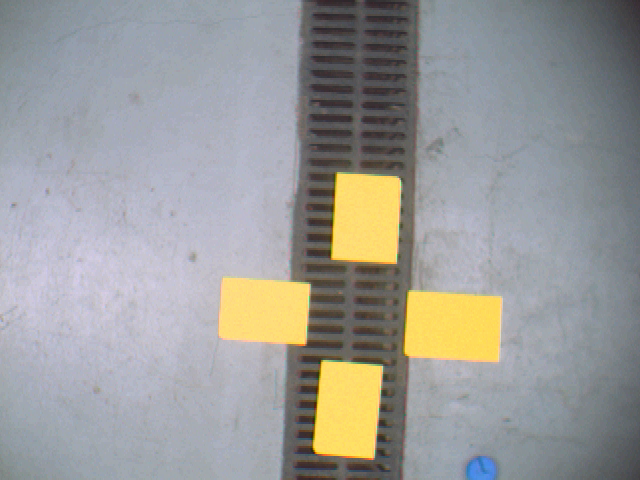
#> input picture notebooks/1_segmentacao/Q2/yellowtargets.png, 640 x 480 px
$ jupyter execute Q2.ipynb
#> lines starting #> are read from the running program, lines starting #| are printed output that depends on the picture; after the words box and inside, x2 and y2 are one past the last pixel; in counts of white or black regions, pixels touching at a corner belong together
Questão 2

[cell 1]
import cv2 as cv
import numpy as np
from sklearn.cluster import KMeans
from matplotlib import pyplot as plt

img = cv.imread('yellowtargets.png',0)
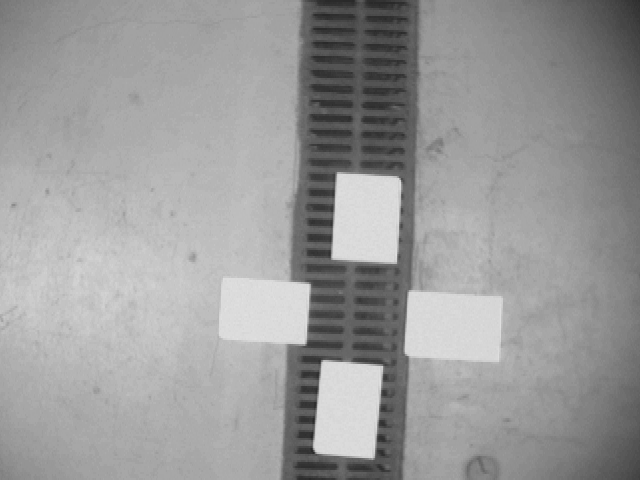
#> img: shape (480, 640); min 37, max 225, mean 154.4
# img = cv.cvtColor(img, cv.COLOR_BGR2RGB)
img.shape
#> Out = (480, 640)

[cell 2]
vectorized = img.reshape((-1,3))
vectorized = np.float32(vectorized)

[cell 3]
attempts = 10
K = 2
# Define criteria = ( type, max_iter = 10 , epsilon = 1.0 )
criteria = (cv.TERM_CRITERIA_MAX_ITER, 10, 1.0)
# criteria = (cv.TERM_CRITERIA_EPS + cv.TERM_CRITERIA_MAX_ITER, 10, 1.0)

# ret, label, center = cv.kmeans(vectorized, K, None, criteria, attempts, cv.KMEANS_PP_CENTERS)

kmeans = KMeans(n_clusters=2, random_state=0).fit(vectorized)
ret = kmeans.predict(vectorized)
label = kmeans.labels_
center = kmeans.cluster_centers_
#> center = [[173.7, 173.9, 173.8], [98.47, 98.18, 98.46]]

center = np.uint8(center)
#> center = [[173, 173, 173], [98, 98, 98]]

res = center[label.flatten()]
result_image = res.reshape((img.shape))
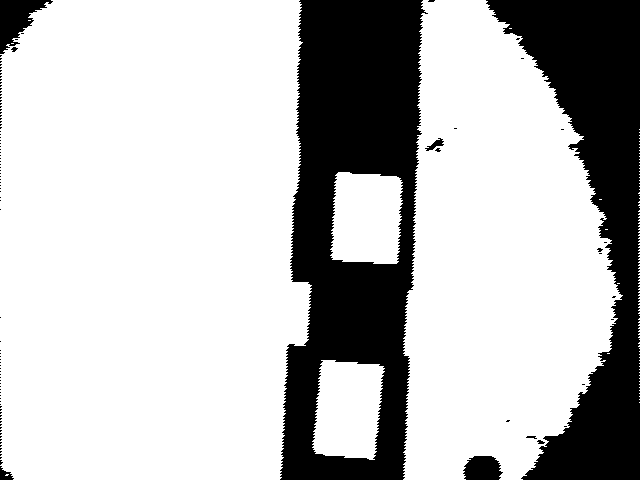
#> result_image: shape (480, 640); values 98 (black) and 173 (white), 74.3% white; 114 black regions (105 under 20 px), largest, box (x1, y1, x2, y2) and area: (280, 0, 428, 480) 44811, (486, 0, 640, 480) 31539, (0, 0, 53, 54) 1395

plt.subplot(2, 2, 4)
plt.imshow(result_image)
plt.title('K = ' + str(K))
plt.xticks([])
plt.yticks([])
plt.show()

$ run again, with notebooks/1_segmentacao/Q2/gonzalez-flower.png copied over notebooks/1_segmentacao/Q2/yellowtargets.png
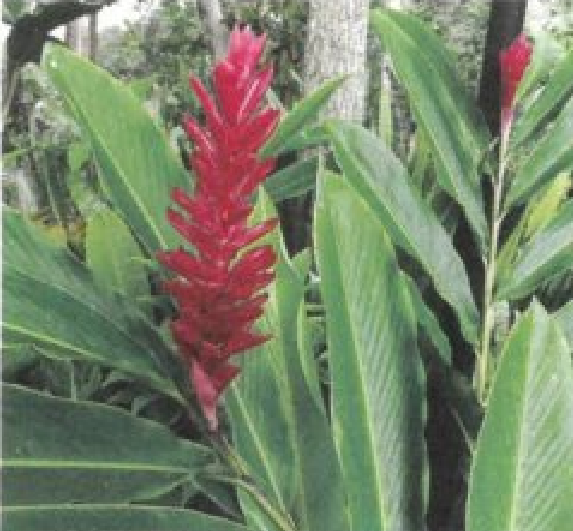
#> input picture notebooks/1_segmentacao/Q2/gonzalez-flower.png, 573 x 531 px
#> `img = cv.imread('yellowtargets.png',0)`:
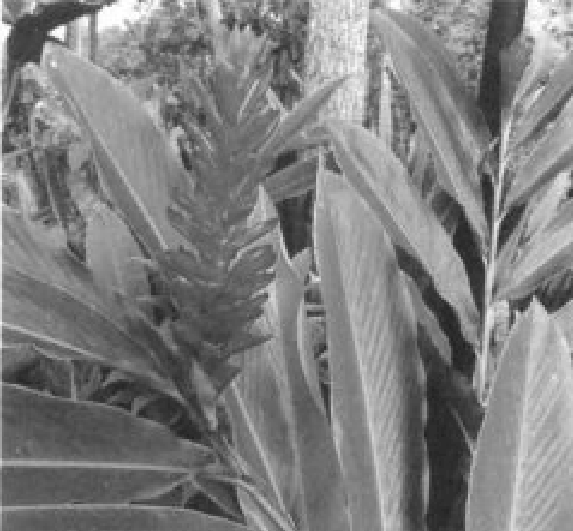
#> img: shape (531, 573); min 34, max 255, mean 127.9
#> `center = kmeans.cluster_centers_`: center = [[95, 94.37, 94.85], [161.4, 161.6, 160.8]]
#> `center = np.uint8(center)`: center = [[94, 94, 94], [161, 161, 160]]
#> `result_image = res.reshape((img.shape))`:
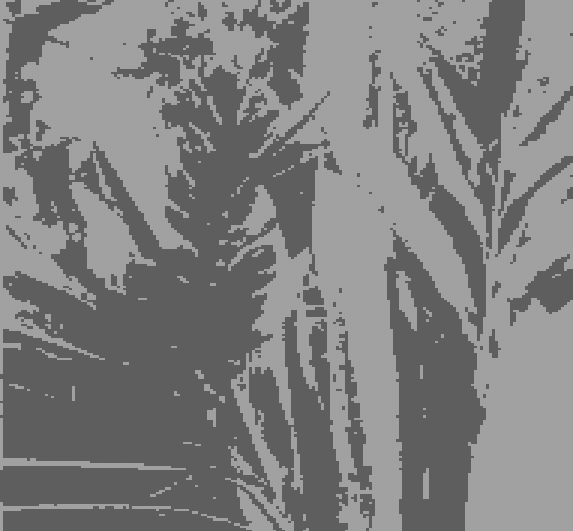
#> result_image: shape (531, 573); min 94, max 161, mean 127.2

$ run again, with notebooks/1_segmentacao/Q2/Alpinia-purpurata-2.jpg saved as notebooks/1_segmentacao/Q2/yellowtargets.png
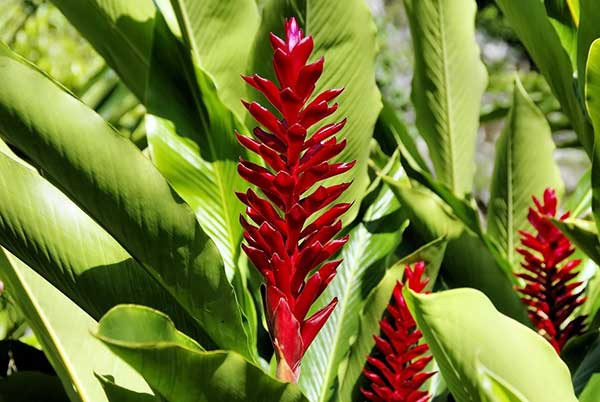
#> input picture notebooks/1_segmentacao/Q2/Alpinia-purpurata-2.jpg, 600 x 402 px
#> `img = cv.imread('yellowtargets.png',0)`:
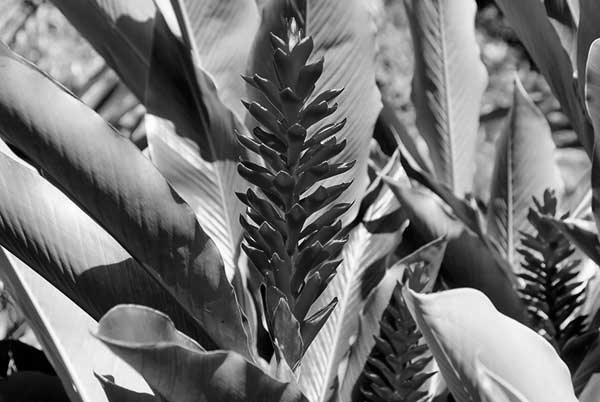
#> img: shape (402, 600); min 0, max 255, mean 115.5
#> `center = kmeans.cluster_centers_`: center = [[57.47, 56.04, 57.22], [178.7, 180.2, 178.8]]
#> `center = np.uint8(center)`: center = [[57, 56, 57], [178, 180, 178]]
#> `result_image = res.reshape((img.shape))`:
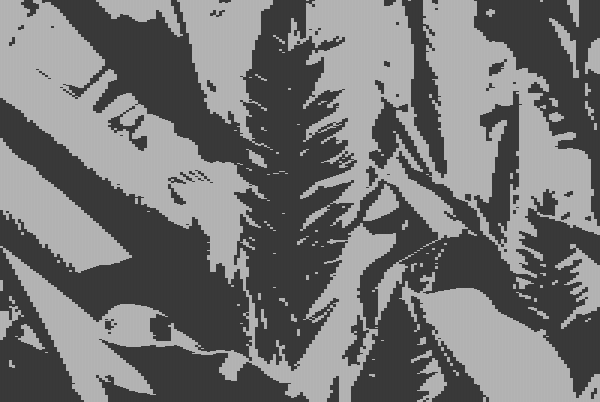
#> result_image: shape (402, 600); min 56, max 180, mean 115.2

$ run again, with notebooks/1_segmentacao/Q2/tomato_124.jpg saved as notebooks/1_segmentacao/Q2/yellowtargets.png
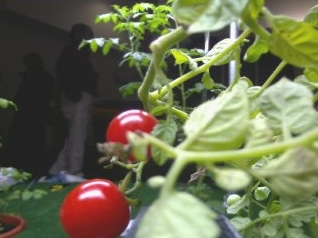
#> input picture notebooks/1_segmentacao/Q2/tomato_124.jpg, 318 x 238 px
#> `img = cv.imread('yellowtargets.png',0)`:
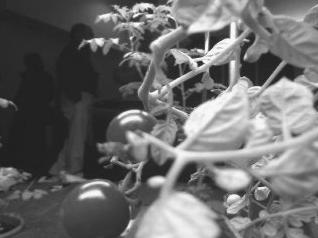
#> img: shape (238, 318); min 26, max 254, mean 107.9
#> `center = kmeans.cluster_centers_`: center = [[174.8, 175.9, 175], [63.86, 63.64, 64.6]]
#> `center = np.uint8(center)`: center = [[174, 175, 174], [63, 63, 64]]
#> `result_image = res.reshape((img.shape))`:
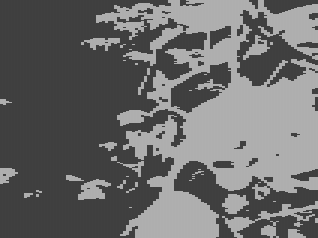
#> result_image: shape (238, 318); min 63, max 175, mean 107.2
